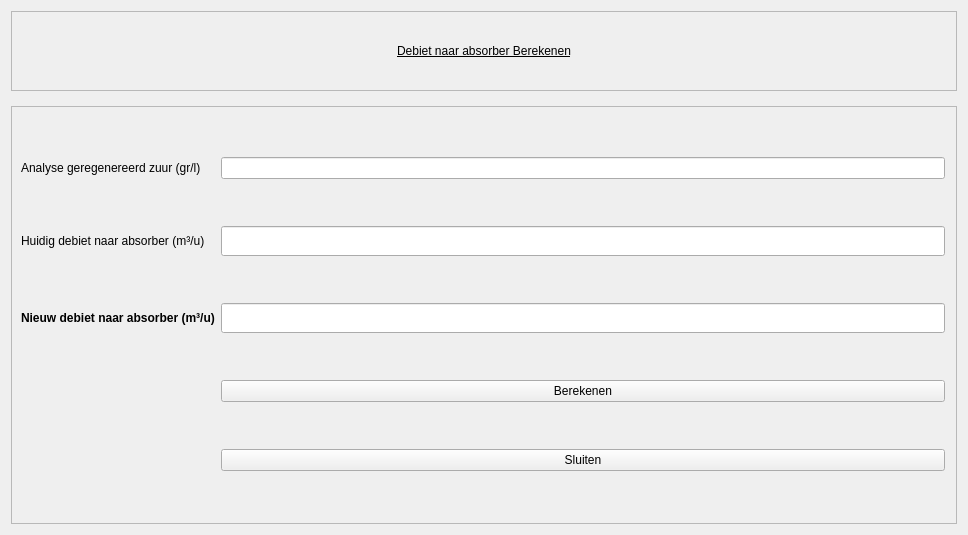
                            <widget class="QWidget" name="scrollAreaWidgetContents_6">
                             <property name="geometry">
                              <rect>
                               <x>0</x>
                               <y>0</y>
                               <width>968</width>
                               <height>535</height>
                              </rect>
                             </property>
                             <property name="styleSheet">
                              <string notr="true">font: 75 12pt &quot;Roboto Condensed&quot;;</string>
                             </property>
                             <layout class="QVBoxLayout" name="verticalLayout_28">
                              <property name="spacing">
                               <number>15</number>
                              </property>
                              <item>
                               <widget class="QFrame" name="frame_24">
                                <property name="maximumSize">
                                 <size>
                                  <width>16777215</width>
                                  <height>80</height>
                                 </size>
                                </property>
                                <property name="frameShape">
                                 <enum>QFrame::StyledPanel</enum>
                                </property>
                                <property name="frameShadow">
                                 <enum>QFrame::Raised</enum>
                                </property>
                                <layout class="QGridLayout" name="gridLayout_13">
                                 <property name="leftMargin">
                                  <number>100</number>
                                 </property>
                                 <property name="rightMargin">
                                  <number>100</number>
                                 </property>
                                 <item row="1" column="2">
                                  <widget class="QLabel" name="label_37">
                                   <property name="styleSheet">
                                    <string notr="true">font: bold 14pt &quot;Roboto Condensed&quot;;
text-decoration:underline;</string>
                                   </property>
                                   <property name="text">
                                    <string>Debiet naar absorber Berekenen</string>
                                   </property>
                                   <property name="alignment">
                                    <set>Qt::AlignCenter</set>
                                   </property>
                                  </widget>
                                 </item>
                                </layout>
                               </widget>
                              </item>
                              <item>
                               <widget class="QFrame" name="frame_25">
                                <property name="styleSheet">
                                 <string notr="true"/>
                                </property>
                                <property name="frameShape">
                                 <enum>QFrame::StyledPanel</enum>
                                </property>
                                <property name="frameShadow">
                                 <enum>QFrame::Sunken</enum>
                                </property>
                                <layout class="QGridLayout" name="gridLayout_14">
                                 <property name="rightMargin">
                                  <number>11</number>
                                 </property>
                                 <item row="4" column="1">
                                  <widget class="QPushButton" name="btnDebeitSluiten">
                                   <property name="text">
                                    <string>Sluiten</string>
                                   </property>
                                  </widget>
                                 </item>
                                 <item row="3" column="1">
                                  <widget class="QPushButton" name="btnDebeitBerekenen">
                                   <property name="text">
                                    <string>Berekenen</string>
                                   </property>
                                  </widget>
                                 </item>
                                 <item row="0" column="1">
                                  <widget class="QLineEdit" name="entry_analyse"/>
                                 </item>
                                 <item row="1" column="0">
                                  <widget class="QLabel" name="label_42">
                                   <property name="text">
                                    <string>Huidig debiet naar absorber (m³/u)</string>
                                   </property>
                                  </widget>
                                 </item>
                                 <item row="2" column="0">
                                  <widget class="QLabel" name="label_38">
                                   <property name="styleSheet">
                                    <string notr="true">font-weight:bold;</string>
                                   </property>
                                   <property name="text">
                                    <string>Nieuw debiet naar absorber (m³/u)</string>
                                   </property>
                                  </widget>
                                 </item>
                                 <item row="0" column="0">
                                  <widget class="QLabel" name="label_39">
                                   <property name="text">
                                    <string>Analyse geregenereerd zuur (gr/l)</string>
                                   </property>
                                  </widget>
                                 </item>
                                 <item row="2" column="1">
                                  <widget class="QLineEdit" name="result_entry">
                                   <property name="minimumSize">
                                    <size>
                                     <width>0</width>
                                     <height>30</height>
                                    </size>
                                   </property>
                                  </widget>
                                 </item>
                                 <item row="1" column="1">
                                  <widget class="QLineEdit" name="entry_debiet">
                                   <property name="minimumSize">
                                    <size>
                                     <width>0</width>
                                     <height>30</height>
                                    </size>
                                   </property>
                                  </widget>
                                 </item>
                                </layout>
                               </widget>
                              </item>
                             </layout>
                            </widget>
